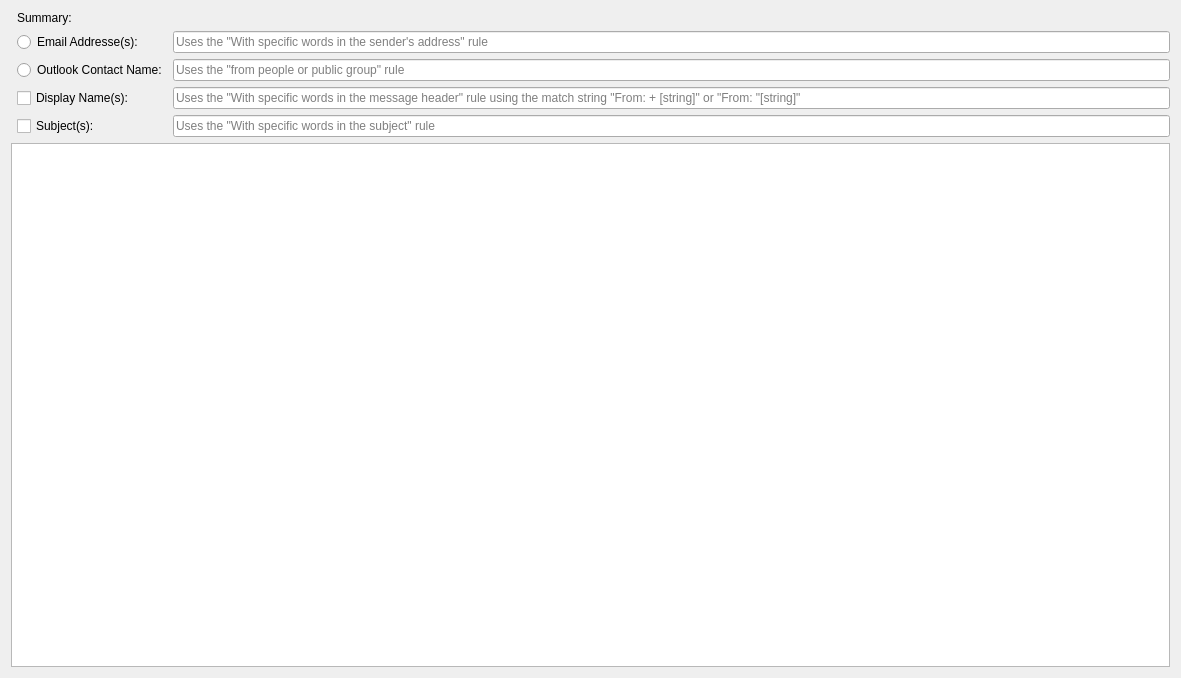
<?xml version="1.0" encoding="UTF-8"?>
<ui version="4.0">
 <class>CFilterFromEmailView</class>
 <widget class="QWidget" name="CFilterFromEmailView">
  <property name="geometry">
   <rect>
    <x>0</x>
    <y>0</y>
    <width>1181</width>
    <height>678</height>
   </rect>
  </property>
  <property name="windowTitle">
   <string>Filter View</string>
  </property>
  <layout class="QGridLayout" name="gridLayout">
   <item row="4" column="2">
    <widget class="QLineEdit" name="subjects">
     <property name="readOnly">
      <bool>true</bool>
     </property>
     <property name="placeholderText">
      <string>Uses the &quot;With specific words in the subject&quot; rule</string>
     </property>
    </widget>
   </item>
   <item row="0" column="1" colspan="2">
    <widget class="QLabel" name="summary">
     <property name="text">
      <string>Summary:</string>
     </property>
    </widget>
   </item>
   <item row="4" column="1">
    <widget class="QCheckBox" name="bySubjects">
     <property name="toolTip">
      <string>Uses the &quot;With specific words in the subject&quot; rule</string>
     </property>
     <property name="text">
      <string>Subject(s):</string>
     </property>
    </widget>
   </item>
   <item row="5" column="0" colspan="3">
    <widget class="QTreeView" name="groupedEmails">
     <property name="editTriggers">
      <set>QAbstractItemView::NoEditTriggers</set>
     </property>
     <property name="selectionMode">
      <enum>QAbstractItemView::ExtendedSelection</enum>
     </property>
     <property name="uniformRowHeights">
      <bool>true</bool>
     </property>
     <property name="sortingEnabled">
      <bool>true</bool>
     </property>
     <property name="expandsOnDoubleClick">
      <bool>false</bool>
     </property>
    </widget>
   </item>
   <item row="3" column="2">
    <widget class="QLineEdit" name="displayNames">
     <property name="readOnly">
      <bool>true</bool>
     </property>
     <property name="placeholderText">
      <string>Uses the &quot;With specific words in the message header&quot; rule using the match string &quot;From: + [string]&quot; or &quot;From: &quot;[string]&quot;</string>
     </property>
    </widget>
   </item>
   <item row="1" column="2">
    <widget class="QLineEdit" name="emailAddresses">
     <property name="readOnly">
      <bool>true</bool>
     </property>
     <property name="placeholderText">
      <string>Uses the &quot;With specific words in the sender's address&quot; rule</string>
     </property>
    </widget>
   </item>
   <item row="3" column="1">
    <widget class="QCheckBox" name="byDisplayNames">
     <property name="toolTip">
      <string>&lt;html&gt;&lt;head/&gt;&lt;body&gt;&lt;p&gt;Uses the &amp;quot;With specific words in the message header&amp;quot; rule using the match string &amp;quot;From: + [string]&amp;quot; or &amp;quot;From: &amp;quot;[string]&amp;quot;&amp;quot;&lt;br/&gt;&lt;/p&gt;&lt;/body&gt;&lt;/html&gt;</string>
     </property>
     <property name="text">
      <string>Display Name(s):</string>
     </property>
    </widget>
   </item>
   <item row="2" column="2">
    <widget class="QLineEdit" name="outlookContacts">
     <property name="readOnly">
      <bool>true</bool>
     </property>
     <property name="placeholderText">
      <string>Uses the &quot;from people or public group&quot; rule</string>
     </property>
    </widget>
   </item>
   <item row="2" column="1">
    <widget class="QRadioButton" name="byOutlookContacts">
     <property name="toolTip">
      <string>Uses the &quot;from people or public group&quot; rule</string>
     </property>
     <property name="text">
      <string>Outlook Contact Name:</string>
     </property>
    </widget>
   </item>
   <item row="1" column="1">
    <widget class="QRadioButton" name="byEmailAddress">
     <property name="toolTip">
      <string>Uses the &quot;With specific words in the sender's address&quot; rule</string>
     </property>
     <property name="text">
      <string>Email Addresse(s):</string>
     </property>
     <property name="checked">
      <bool>false</bool>
     </property>
    </widget>
   </item>
  </layout>
 </widget>
 <tabstops>
  <tabstop>byEmailAddress</tabstop>
  <tabstop>emailAddresses</tabstop>
  <tabstop>byOutlookContacts</tabstop>
  <tabstop>outlookContacts</tabstop>
  <tabstop>byDisplayNames</tabstop>
  <tabstop>displayNames</tabstop>
  <tabstop>bySubjects</tabstop>
  <tabstop>subjects</tabstop>
  <tabstop>groupedEmails</tabstop>
 </tabstops>
 <resources/>
 <connections/>
</ui>
